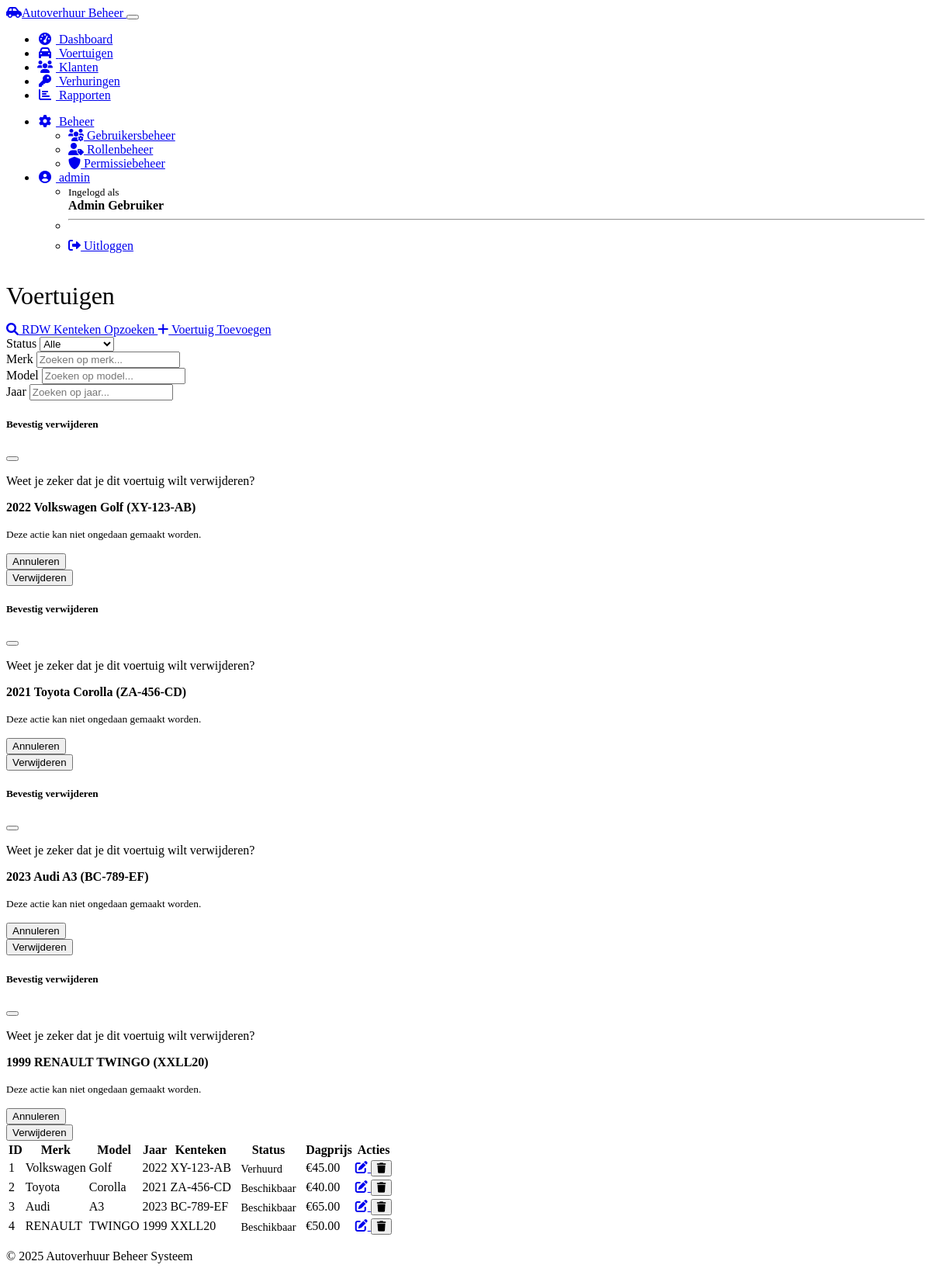
Page /vehicles (signed in) on the committed database.
### models.py (models this page shows, shortened)
class User(UserMixin, db.Model):
    id = db.Column(db.Integer, primary_key=True)
    username = db.Column(db.String(64), unique=True, nullable=False)
    email = db.Column(db.String(120), unique=True, nullable=False)
    password_hash = db.Column(db.String(256), nullable=False)
    first_name = db.Column(db.String(64))
    last_name = db.Column(db.String(64))
    is_active = db.Column(db.Boolean, default=True)
    last_login = db.Column(db.DateTime)
    created_at = db.Column(db.DateTime, default=datetime.utcnow)
    roles = db.relationship('Role', secondary=user_roles, lazy='subquery',
                           backref=db.backref('users', lazy=True))
    @property
    def full_name(self):
        if self.first_name and self.last_name:
            return f"{self.first_name} {self.last_name}"
        return self.username
    def has_role(self, role_name):
        return any(role.name == role_name for role in self.roles)

class Vehicle(db.Model):
    id = db.Column(db.Integer, primary_key=True)
    make = db.Column(db.String(50), nullable=False)
    model = db.Column(db.String(50), nullable=False)
    year = db.Column(db.Integer, nullable=False)
    license_plate = db.Column(db.String(20), unique=True, nullable=False)
    status = db.Column(db.String(20), default='available')  # available, rented, maintenance
    daily_rate = db.Column(db.Float, nullable=False)
    color = db.Column(db.String(20))
    mileage = db.Column(db.Integer)
    created_at = db.Column(db.DateTime, default=datetime.utcnow)
    rentals = db.relationship('Rental', backref='vehicle', lazy=True)

### routes.py (the view)
@app.route('/vehicles')
def vehicles():
    vehicles = Vehicle.query.all()
    return render_template('vehicles.html', vehicles=vehicles)

### models.py (called while the page is built)
@login_manager.user_loader
def load_user(user_id):
    return User.query.get(int(user_id))

### templates/vehicles.html (shortened to what this page needs)
{% extends 'layout.html' %}
{% block content %}
<div class="d-flex justify-content-between align-items-center mb-4">
    <h1>Voertuigen</h1>
    <div>
        <a href="{{ url_for('lookup_vehicle') }}" class="btn btn-info me-2">
            <i class="fas fa-search me-1"></i> RDW Kenteken Opzoeken
        </a>
        <a href="{{ url_for('add_vehicle') }}" class="btn btn-primary">
            <i class="fas fa-plus me-1"></i> Voertuig Toevoegen
        </a>
    </div>
</div>
<div class="card mb-4">
    <div class="card-body">
        <div class="row">
            <div class="col-md-3 mb-2">
                <label for="statusFilter" class="form-label">Status</label>
                <select id="statusFilter" class="form-select">
                    <option value="">Alle</option>
                </select>
            </div>
            <div class="col-md-3 mb-2">
                <label for="makeFilter" class="form-label">Merk</label>
                <input type="text" id="makeFilter" class="form-control" placeholder="Zoeken op merk...">
            </div>
            <div class="col-md-3 mb-2">
                <label for="modelFilter" class="form-label">Model</label>
                <input type="text" id="modelFilter" class="form-control" placeholder="Zoeken op model...">
            </div>
            <div class="col-md-3 mb-2">
                <label for="yearFilter" class="form-label">Jaar</label>
                <input type="number" id="yearFilter" class="form-control" placeholder="Zoeken op jaar...">
            </div>
        </div>
    </div>
</div>
<div class="card">
    <div class="card-body">
        {% if vehicles %}
        <div class="table-responsive">
            <table class="table table-hover" id="vehiclesTable">
                <thead>
                    <tr>
                        <th>ID</th>
                        <th>Merk</th>
                        <th>Model</th>
                        <th>Jaar</th>
                        <th>Kenteken</th>
                        <th>Status</th>
                        <th>Dagprijs</th>
                        <th>Acties</th>
                    </tr>
                </thead>
                <tbody>
                    {% for vehicle in vehicles %}
                    <tr>
                        <td>{{ vehicle.id }}</td>
                        <td>{{ vehicle.make }}</td>
                        <td>{{ vehicle.model }}</td>
                        <td>{{ vehicle.year }}</td>
                        <td>{{ vehicle.license_plate }}</td>
                        <td>
                            <span class="badge {% if vehicle.status == 'available' %}bg-success{% elif vehicle.status == 'rented' %}bg-warning{% else %}bg-secondary{% endif %}">
                                {% if vehicle.status == 'available' %}Beschikbaar
                                {% elif vehicle.status == 'rented' %}Verhuurd
                                {% elif vehicle.status == 'maintenance' %}Onderhoud
                                {% else %}{{ vehicle.status }}{% endif %}
                            </span>
                        </td>
                        <td>€{{ "%.2f"|format(vehicle.daily_rate) }}</td>
                        <td>
                            <div class="btn-group" role="group">
                                <a href="{{ url_for('edit_vehicle', id=vehicle.id) }}" class="btn btn-sm btn-outline-primary">
                                    <i class="fas fa-edit"></i>
                                </a>
                                <button type="button" class="btn btn-sm btn-outline-danger"
                                        data-bs-toggle="modal" data-bs-target="#deleteModal{{ vehicle.id }}">
                                    <i class="fas fa-trash"></i>
                                </button>
                            </div>
                        </td>
                    </tr>
                    <div class="modal fade" id="deleteModal{{ vehicle.id }}" tabindex="-1">
                        <div class="modal-dialog">
                            <div class="modal-content">
                                <div class="modal-header">
                                    <h5 class="modal-title">Bevestig verwijderen</h5>
                                    <button type="button" class="btn-close" data-bs-dismiss="modal" aria-label="Close"></button>
                                </div>
                                <div class="modal-body">
                                    <p>Weet je zeker dat je dit voertuig wilt verwijderen?</p>
                                    <p><strong>{{ vehicle.year }} {{ vehicle.make }} {{ vehicle.model }} ({{ vehicle.license_plate }})</strong></p>
                                    <p class="text-danger"><small>Deze actie kan niet ongedaan gemaakt worden.</small></p>
                                </div>
                                <div class="modal-footer">
                                    <button type="button" class="btn btn-secondary" data-bs-dismiss="modal">Annuleren</button>
                                    <form action="{{ url_for('delete_vehicle', id=vehicle.id) }}" method="post">
                                        <button type="submit" class="btn btn-danger">Verwijderen</button>
                                    </form>
                                </div>
                            </div>
                        </div>
                    </div>
                    {% endfor %}
                </tbody>
            </table>
        </div>
        {% else %}
        <p class="text-center py-4">Geen voertuigen gevonden. <a href="{{ url_for('add_vehicle') }}">Voeg een voertuig toe</a> om te beginnen.</p>
        {% endif %}
    </div>
</div>
{% endblock %}

### templates/layout.html (shortened to what this page needs)
<!DOCTYPE html>
<html lang="nl" data-bs-theme="dark">
<head>
    <link rel="stylesheet" href="https://cdn.replit.com/agent/bootstrap-agent-dark-theme.min.css">
    <link rel="stylesheet" href="https://cdnjs.cloudflare.com/ajax/libs/font-awesome/6.0.0/css/all.min.css">
    <link rel="stylesheet" href="https://cdn.jsdelivr.net/npm/bootstrap-icons@1.10.3/font/bootstrap-icons.css">
    <link rel="stylesheet" href="{{ url_for('static', filename='css/custom.css') }}">
</head>
<body>
    <nav class="navbar navbar-expand-lg navbar-dark bg-dark">
        <div class="container">
            <a class="navbar-brand" href="{{ url_for('dashboard') }}">
                <i class="fas fa-car-side me-2"></i>Autoverhuur Beheer
            </a>
            <button class="navbar-toggler" type="button" data-bs-toggle="collapse" data-bs-target="#navbarNav">
            </button>
            <div class="collapse navbar-collapse" id="navbarNav">
                <ul class="navbar-nav me-auto">
                    <li class="nav-item">
                        <a class="nav-link {% if request.path == '/' %}active{% endif %}" href="{{ url_for('dashboard') }}">
                            <i class="fas fa-tachometer-alt me-1"></i> Dashboard
                        </a>
                    </li>
                    <li class="nav-item">
                        <a class="nav-link {% if '/vehicles' in request.path %}active{% endif %}" href="{{ url_for('vehicles') }}">
                            <i class="fas fa-car me-1"></i> Voertuigen
                        </a>
                    </li>
                    <li class="nav-item">
                        <a class="nav-link {% if '/customers' in request.path %}active{% endif %}" href="{{ url_for('customers') }}">
                            <i class="fas fa-users me-1"></i> Klanten
                        </a>
                    </li>
                    <li class="nav-item">
                        <a class="nav-link {% if '/rentals' in request.path %}active{% endif %}" href="{{ url_for('rentals') }}">
                            <i class="fas fa-key me-1"></i> Verhuringen
                        </a>
                    </li>
                    <li class="nav-item">
                        <a class="nav-link {% if '/reports' in request.path %}active{% endif %}" href="{{ url_for('reports') }}">
                            <i class="fas fa-chart-bar me-1"></i> Rapporten
                        </a>
                    </li>
                </ul>
                <ul class="navbar-nav">
                    {% if current_user.is_authenticated %}
                        {% if current_user.has_role('admin') %}
                            <li class="nav-item dropdown">
                                <a class="nav-link dropdown-toggle {% if '/admin' in request.path %}active{% endif %}"
                                   href="#" id="adminDropdown" role="button"
                                   data-bs-toggle="dropdown" aria-expanded="false">
                                    <i class="fas fa-cog me-1"></i> Beheer
                                </a>
                                <ul class="dropdown-menu dropdown-menu-end" aria-labelledby="adminDropdown">
                                    <li>
                                        <a class="dropdown-item" href="{{ url_for('auth.users') }}">
                                            <i class="fas fa-users-cog me-1"></i> Gebruikersbeheer
                                        </a>
                                    </li>
                                    <li>
                                        <a class="dropdown-item" href="{{ url_for('auth.roles') }}">
                                            <i class="fas fa-user-tag me-1"></i> Rollenbeheer
                                        </a>
                                    </li>
                                    <li>
                                        <a class="dropdown-item" href="{{ url_for('auth.permissions') }}">
                                            <i class="fas fa-shield-alt me-1"></i> Permissiebeheer
                                        </a>
                                    </li>
                                </ul>
                            </li>
                        {% endif %}
                        <li class="nav-item dropdown">
                            <a class="nav-link dropdown-toggle" href="#" id="userDropdown"
                               role="button" data-bs-toggle="dropdown" aria-expanded="false">
                                <i class="fas fa-user-circle me-1"></i> {{ current_user.username }}
                            </a>
                            <ul class="dropdown-menu dropdown-menu-end" aria-labelledby="userDropdown">
                                <li>
                                    <span class="dropdown-item-text text-muted">
                                        <small>Ingelogd als</small><br>
                                        <strong>{{ current_user.full_name }}</strong>
                                    </span>
                                </li>
                                <li><hr class="dropdown-divider"></li>
                                <li>
                                    <a class="dropdown-item" href="{{ url_for('auth.logout') }}">
                                        <i class="fas fa-sign-out-alt me-1"></i> Uitloggen
                                    </a>
                                </li>
                            </ul>
                        </li>
                    {% else %}
                        <li class="nav-item">
                            <a class="nav-link" href="{{ url_for('auth.login') }}">
                                <i class="fas fa-sign-in-alt me-1"></i> Inloggen
                            </a>
                        </li>
                    {% endif %}
                </ul>
            </div>
        </div>
    </nav>
    <div class="container mt-4 mb-5">
        {% block content %}{% endblock %}
    </div>
    <footer class="bg-dark text-light py-3 mt-auto">
        <div class="container text-center">
            <p class="mb-0">&copy; 2025 Autoverhuur Beheer Systeem</p>
        </div>
    </footer>
</body>
</html>

### static/css/custom.css (style rules this page uses)
.card { transition: transform 0.3s ease, box-shadow 0.3s ease; }
.badge { font-size: 0.9em; padding: 0.4em 0.6em; }
body { display: flex; flex-direction: column; min-height: 100vh; }
.container { flex: 1; }
h1, h2 { font-weight: 300; margin-bottom: 1rem; }
.modal-content { border-radius: 0.5rem; }
.modal-header { border-top-left-radius: 0.5rem; border-top-right-radius: 0.5rem; }
.nav-link i { width: 1.25rem; text-align: center; margin-right: 0.25rem; }
.navbar-brand { font-weight: 500; }
footer { margin-top: auto; }

### rows in the picture
User: username "admin", full_name "Admin Gebruiker"
Vehicle: id "1", make "Volkswagen", model "Golf", year "2022", license_plate "XY-123-AB", status "Verhuurd", daily_rate "45.00"
Vehicle: id "2", make "Toyota", model "Corolla", year "2021", license_plate "ZA-456-CD", status "Beschikbaar", daily_rate "40.00"
Vehicle: id "3", make "Audi", model "A3", year "2023", license_plate "BC-789-EF", status "Beschikbaar", daily_rate "65.00"
Vehicle: id "4", make "RENAULT", model "TWINGO", year "1999", license_plate "XXLL20", status "Beschikbaar", daily_rate "50.00"
